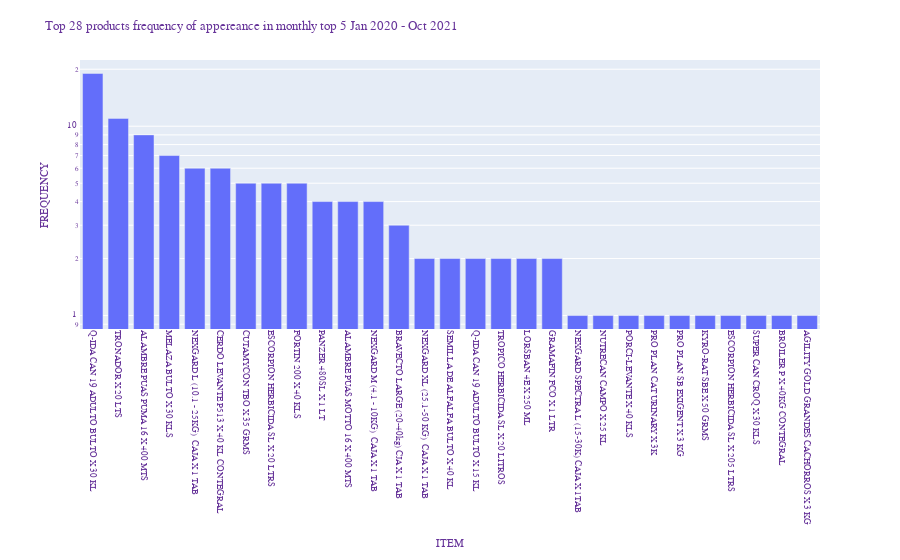

The notebook cell saved with this chart:
### Code cell
fig = px.bar(x=countTop['itemName'], y=countTop['count'], log_y=True)


fig.update_layout(
    title        = "Top 28 products frequency of appereance in monthly top 5 Jan 2020 - Oct 2021",
    xaxis_title  = "ITEM",
    yaxis_title  = "FREQUENCY",
    font=dict(
        family="Courier New, monospace",
        size=9,
        color="RebeccaPurple"
    )
)

fig.update_xaxes(tickangle=90)
fig.show()

#From the Top 5 list I get the list of all products that appear at least
#in once month.This produce a portion of the value that seems to be
#related with the seasonality but not with the BAGS consumption gap.

#The ratio between both value plots is stable.
#Q-IDA CAN 19 ADULTO BULTO X 30KL is the best seller of the store 
#appearing 19 out of 21 times in the monthly top 5. Frequency is a count
#of appeareances in top 5 list.

### Figure 1 — Plotly figure (JSON) as saved in the notebook; plotly's stock layout.template omitted (floating-point values rounded to 4 significant figures)
{"data": [{"alignmentgroup": "True", "hovertemplate": "x=%{x}<br>y=%{y}<extra></extra>", "legendgroup": "", "marker": {"color": "#636efa", "pattern": {"shape": ""}}, "name": "", "offsetgroup": "", "orientation": "v", "showlegend": false, "textposition": "auto", "type": "bar", "x": ["Q-IDA CAN 19 ADULTO BULTO X 30 KL", "TRONADOR X 20 LTS", "ALAMBRE PUAS PUMA 16 X 400 MTS", "MELAZA BULTO X 30 KLS", "NEXGARD L (10.1 - 25KG)  CAJA X 1 TAB", "CERDO LEVANTE P513 X 40 KL CONTEGRAL", "CUTAMYCON TBO X 35 GRMS", "ESCORPION HERBICIDA SL X 20 LTRS", "FORTIN 200 X 40 KLS", "PANZER 480SL X 1 LT", "ALAMBRE PUAS MOTTO 16 X 400 MTS", "NEXGARD M (4.1 - 10KG)  CAJA X 1 TAB", "BRAVECTO LARGE (20-40kg) CJA X 1 TAB", "NEXGARD XL (25.1-50 KG)  CAJA X 1 TAB", "SEMILLA DE ALFALFA BULTO X 40 KL", "Q-IDA CAN 19 ADULTO BULTO X 15 KL", "TROPICO HERBICIDA SL X 20 LITROS", "LORSBAN 4E X 250 ML", "GRAMAFIN FCO X 1 LTR", "NEXGARD SPECTRA L (15-30K) CAJA X 1TAB", "NUTRECAN CAMPO X 25 KL", "PORCI-LEVANTE X 40 KLS", "PRO PLAN CAT URINARY X 3K", "PRO PLAN SB EXIGENT X 3 KG", "KYRO-RAT SBE X 50 GRMS", "ESCORPION HERBICIDA SL X 205 LTRS", "SUPER CAN CROQ X 30 KLS", "BROILER P X 40KG CONTEGRAL", "AGILITY GOLD GRANDES CACHORROS X 3 KG"], "xaxis": "x", "y": [19, 11, 9, 7, 6, 6, 5, 5, 5, 4, 4, 4, 3, 2, 2, 2, 2, 2, 2, 1, 1, 1, 1, 1, 1, 1, 1, 1, 1], "yaxis": "y"}], "layout": {"barmode": "relative", "font": {"color": "RebeccaPurple", "family": "Courier New, monospace", "size": 9}, "legend": {"tracegroupgap": 0}, "margin": {"t": 60}, "title": {"text": "Top 28 products frequency of appereance in monthly top 5 Jan 2020 - Oct 2021"}, "xaxis": {"anchor": "y", "domain": [0, 1], "tickangle": 90, "title": {"text": "ITEM"}}, "yaxis": {"anchor": "x", "domain": [0, 1], "title": {"text": "FREQUENCY"}, "type": "log"}}}
